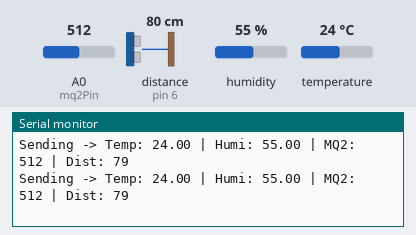
Recording of a sketch running on a simulated Arduino Uno, built with avr-gcc and run on an emulated ATmega328P. Shown: the last lines printed to the serial monitor. Wiring (inferred from the names in the program): ultrasonic range finder: trigger pin 5; echo pin 6. Inputs (shaded band) come from the test bench; at power-on: distance to the obstacle (sensor on pin 6) 80 cm, humidity 55 %, A0 (mq2Pin) = 512, temperature 24 °C. The echo pulse lasts 58.3 µs per cm; no radio packets arrive unless stated.

Above: at 2.2 s.
2.3 s: distance to the obstacle (sensor on pin 6) set to 2 cm
At 4.0 s:
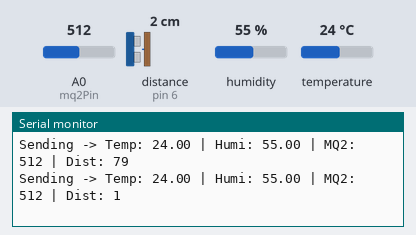
4.2 s: humidity set to 22 %
At 5.4 s:
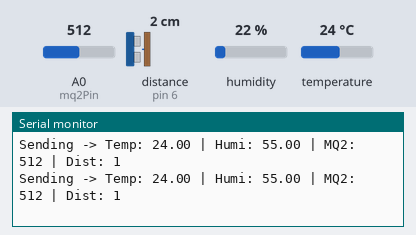
6.1 s: A0 (mq2Pin) set to 716
At 6.8 s:
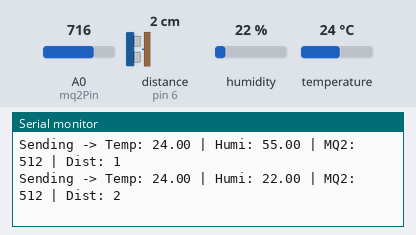
8.0 s: temperature set to 12 °C
At 9.3 s:
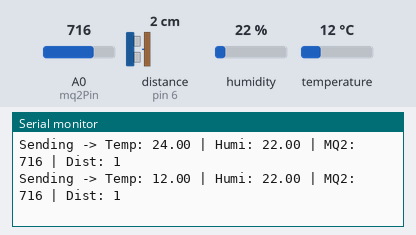
9.9 s: distance to the obstacle (sensor on pin 6) set to 18 cm
At 10.6 s:
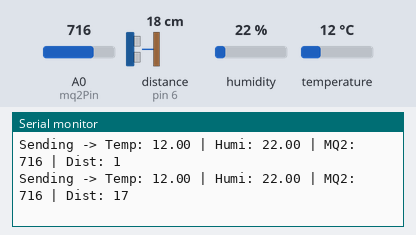
17.3 s: A0 (mq2Pin) set to 992
At 18.4 s:
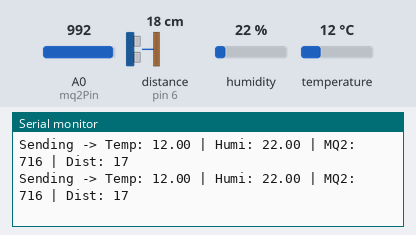
Timing chart, 0 to 20.2 s (numbered marks = the images above; inputs shaded):
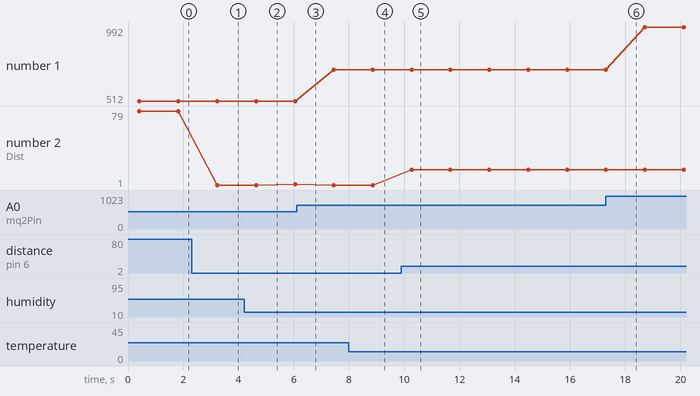

The sketch:

sender.ino
```cpp
#include <SPI.h>
#include <nRF24L01.h>
#include <RF24.h>
#include "DHT.h"

#define DHTPIN 2
#define DHTTYPE DHT22
int TRIG_PIN = 5;
int ECHO_PIN = 6;
int mq2Pin = A0;

DHT dht(DHTPIN, DHTTYPE);
RF24 radio(9, 10); // CE, CSN
const byte address[6] = "00001";

struct SensorData {
  float temperature;
  float humidity;
  int mq2Value;
  long distance;
};

void setup() {
  Serial.begin(9600);
  dht.begin();

  pinMode(TRIG_PIN, OUTPUT);
  pinMode(ECHO_PIN, INPUT);

  radio.begin();
  radio.openWritingPipe(address);
  radio.setPALevel(RF24_PA_MIN);
  radio.stopListening();
}

void loop() {
  SensorData data;
  readDHT(&data.temperature, &data.humidity);
  data.mq2Value = MQ2Function();
  data.distance = UltrasonicFunction();

  Serial.print("Sending -> ");
  Serial.print("Temp: "); Serial.print(data.temperature);
  Serial.print(" | Humi: "); Serial.print(data.humidity);
  Serial.print(" | MQ2: "); Serial.print(data.mq2Value);
  Serial.print(" | Dist: "); Serial.println(data.distance);

  bool ok = radio.write(&data, sizeof(data));

  if (!ok) {
    Serial.println("Send failed!");
  }

  delay(1000);
}

int UltrasonicFunction() {
  long duration, distance;

  digitalWrite(TRIG_PIN, LOW);
  delayMicroseconds(5);
  digitalWrite(TRIG_PIN, HIGH);
  delayMicroseconds(5);
  digitalWrite(TRIG_PIN, LOW);

  duration = pulseIn(ECHO_PIN, HIGH);
  distance = (duration / 2) / 29.1;
  delay(200);
  return distance;
}

int MQ2Function() {
  int sensorValue = analogRead(mq2Pin);
  delay(200);
  return sensorValue;
}

void readDHT(float* temperature, float* humidity) {
  *humidity = dht.readHumidity();
  *temperature = dht.readTemperature();

  if (isnan(*humidity) || isnan(*temperature)) {
    Serial.println("Failed to read DHT!");
    *humidity = 0;
    *temperature = 0;
  }
}
```

Measured:
- after the input at 2.3 s, the serial monitor: prints a new line after 0.93 s (image 1)
- after the input at 8.0 s, the serial monitor: prints a new line after 0.86 s (image 4)
- after the input at 9.9 s, the serial monitor: prints a new line after 0.36 s (image 5)
- plotted number 1: 512 → 716 after the input at 6.1 s, 716 → 992 after the input at 17.3 s
- plotted number 2: 79 → 1 after the input at 2.3 s, 1 → 17 after the input at 9.9 s
